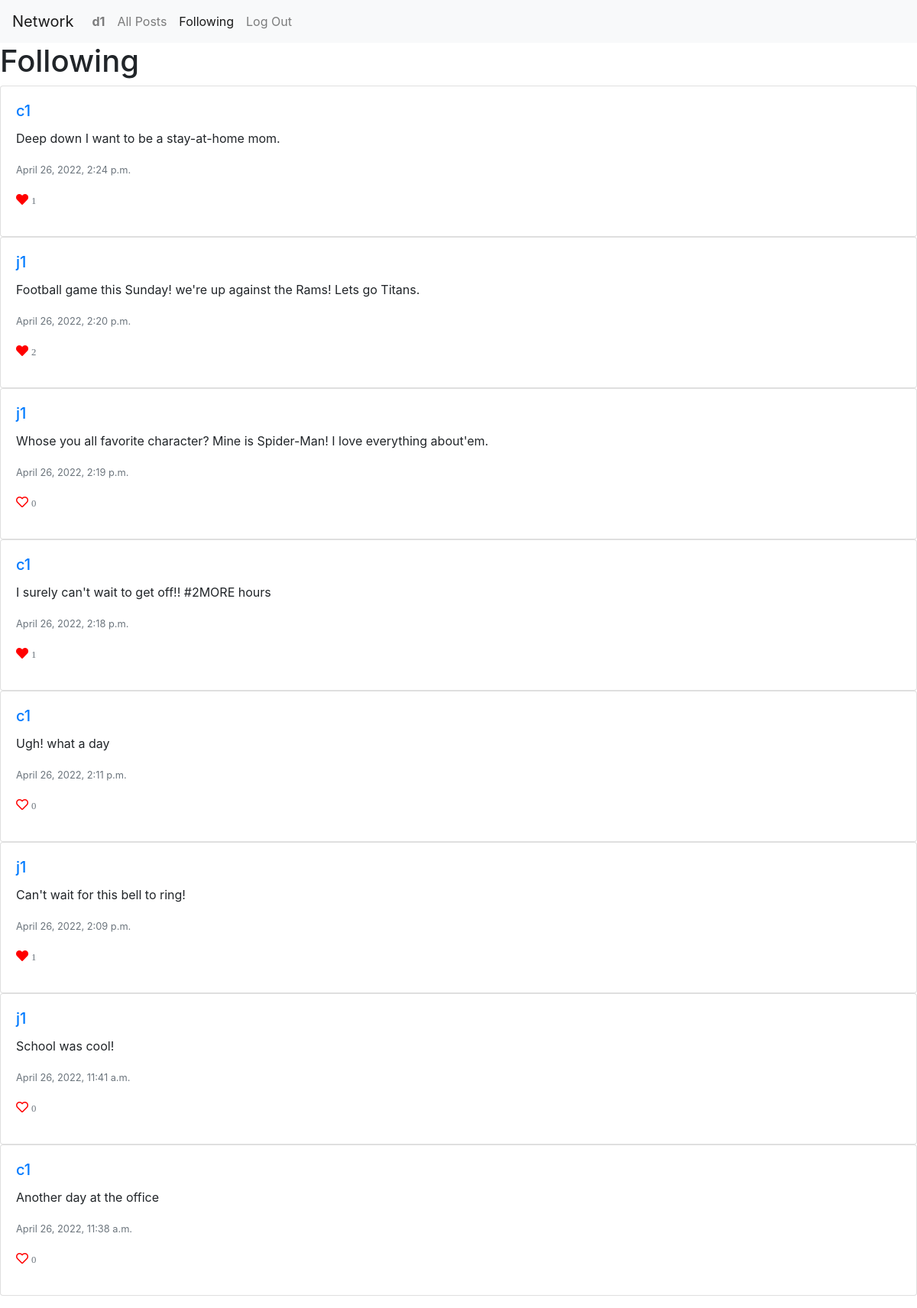
The page /following (signed in) on the database its author committed.
### network/models.py (models this page shows, shortened)
class User(AbstractUser):
    pass

class Post(models.Model):
    user = models.ForeignKey(User, on_delete=models.CASCADE)
    text = models.CharField(max_length=160, default=None)
    post_date = models.DateTimeField(default=datetime.datetime.now)

### network/views.py (the view)
# urls.py: path("following", views.following, name="following"),
def following(request):
    if request.user.is_authenticated:
        user = request.session['_auth_user_id']
        followers = Follower.objects.filter(follower=user)
        likes = Like.objects.filter(post=OuterRef('id'), user_id=user)
        posts = Post.objects.filter(user_id__in=followers.values('following_id')).order_by(
            '-post_date').annotate(current_like=Count(likes.values('id')))
    else:
        return HttpResponseRedirect(reverse("login"))
    paginator = Paginator(posts, MAX_POSTS_PER_PAGE)
    page_number = request.GET.get('page')
    page_obj = paginator.get_page(page_number)
    return render(request, "network/following.html", {
        'posts': page_obj,
        'form': NewPostForm()
    })

### network/templates/network/following.html (shortened to what this page needs)
{% extends "network/layout.html" %}
{% block body %}
<h1>Following</h1>
<div id="posts">
    {% for post in posts %}
    <div class="card">
        <div class="card-body">
            <h5 class="card-title"><a href="{% url 'profile' post.user.username %}">{{post.user.username}}</a></h5>
            <p class="card-text" id="post_text_{{post.id}}"> {{ post.text }}</p>
            <p class="card-text"><small class="text-muted">{{post.post_date}}</small></p>
            <p class="card-text">
                <div data-id="{{post.id}}"
                    class="card-link {% if post.current_like > 0 %} fas {%else%} far {% endif %} fa-heart">&nbsp<small
                        class="text-muted">{{post.like_set.count}}</small></div>
            </p>
        </div>
    </div>
    {% empty %}
    <h2>No Posts</h2>
    {% endfor %}
</div>
{% endblock %}

### network/templates/network/layout.html (shortened to what this page needs)
{% load static %}
<!DOCTYPE html>
<html lang="en">
<head>
    <link rel="stylesheet" href="https://stackpath.bootstrapcdn.com/bootstrap/4.5.0/css/bootstrap.min.css"
>
    <link href="https://use.fontawesome.com/releases/v5.13.0/css/all.css" rel="stylesheet">
    <link href="{% static 'network/styles.css' %}" rel="stylesheet">
</head>
<body>
    <nav class="navbar navbar-expand-lg navbar-light bg-light">
        <a class="navbar-brand" href="{% url 'index' %}">Network</a>
        <div>
            {% with request.resolver_match.url_name as url_name %}
            <ul class="navbar-nav mr-auto">
                {% if user.is_authenticated %}
                <li class="nav-item {% if url_name == 'profile' %}active{% endif %}">
                    <a class="nav-link"
                        href="{% url 'profile' user.username %}"><strong>{{ user.username }}</strong></a>
                </li>
                {% endif %}
                <li class="nav-item {% if url_name == 'index' %}active{% endif %}">
                    <a class="nav-link" href="{% url 'index' %}">All Posts</a>
                </li>
                {% if user.is_authenticated %}
                <li class="nav-item {% if url_name == 'following' %}active{% endif %}">
                    <a class="nav-link" href="{% url 'following' %}">Following</a>
                </li>
                <li class="nav-item {% if url_name == 'logout' %}active{% endif %}">
                    <a class="nav-link" href="{% url 'logout' %}">Log Out</a>
                </li>
                {% endif %}
            </ul>
            {% endwith %}
        </div>
    </nav>
    <div class="body">
        {% block body %}
        {% endblock %}
    </div>
</body>
</html>

### network/static/network/styles.css (style rules this page uses)
.fa-heart { color: red !important; cursor: pointer; }

### rows shown on the page
User: username "d1"
Post: user.username "c1", text "Deep down I want to be a stay-at-home mom.", post_date "April 26, 2022, 2:24 p.m.", like_set.count "1"
Post: user.username "j1", text "Football game this Sunday! we're up against the Rams! Lets go Titans.", post_date "April 26, 2022, 2:20 p.m.", like_set.count "2"
Post: user.username "j1", text "Whose you all favorite character? Mine is Spider-Man! I love everything about'em.", post_date "April 26, 2022, 2:19 p.m.", like_set.count "0"
Post: user.username "c1", text "I surely can't wait to get off!! #2MORE hours", post_date "April 26, 2022, 2:18 p.m.", like_set.count "1"
Post: user.username "c1", text "Ugh! what a day", post_date "April 26, 2022, 2:11 p.m.", like_set.count "0"
Post: user.username "j1", text "Can't wait for this bell to ring!", post_date "April 26, 2022, 2:09 p.m.", like_set.count "1"
Post: user.username "j1", text "School was cool!", post_date "April 26, 2022, 11:41 a.m.", like_set.count "0"
Post: user.username "c1", text "Another day at the office", post_date "April 26, 2022, 11:38 a.m.", like_set.count "0"
